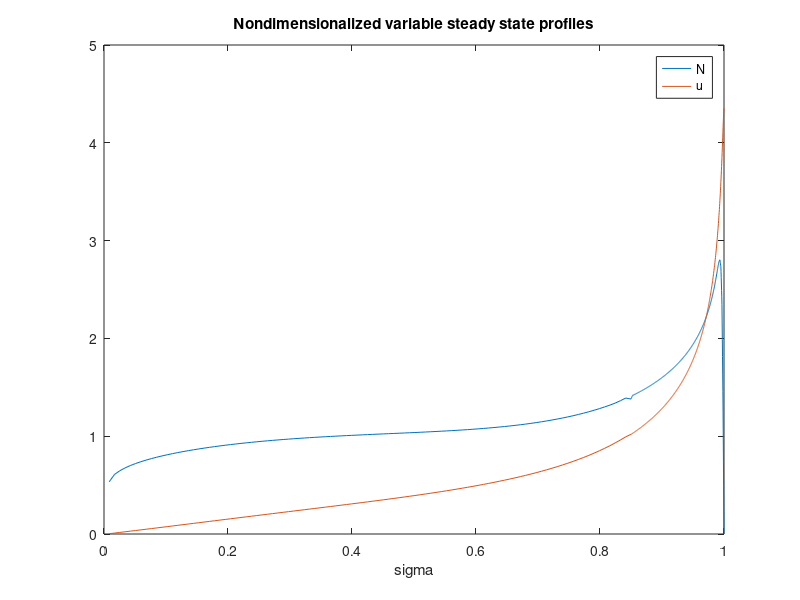
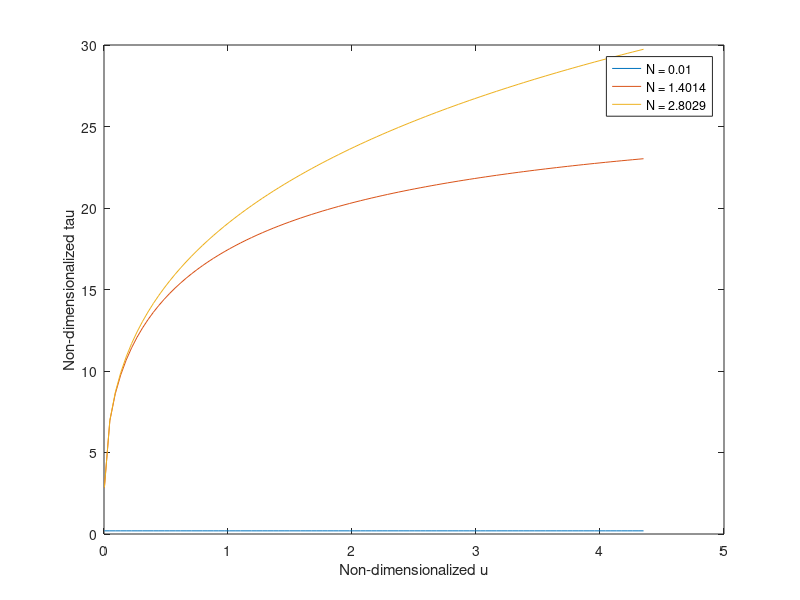

These charts were generated, in order, by the following MATLAB code:
load C_0.5_A_2.9_c_schoof_retreat.mat;
params = results.params;
time = 1;
sigma_elem = params.sigma_elem;
sigma_h = params.sigma_h;
sigma = params.sigma; 
Q = results.Qs(:,time);
N = results.Ns(:,time);
S = results.Ss(:,time);
h = results.hs(:,time);
u = results.us(:,time);
xg = results.xgs(time);

N_ice = interp1(sigma_h,N,sigma);
max_N = max(N_ice);
mid_N = max_N/2;
max_u = max(u);
min_u = min(u);
figure();
plot(sigma,N_ice,'DisplayName','N');hold on; plot(sigma,u,'DisplayName','u');
title('Nondimensionalized variable steady state profiles');
xlabel('sigma'); legend;

figure();
u_arr = linspace(min_u,max_u);
tau = params.gamma.*0.01.*(u_arr./(u_arr + 0.01.^params.n)).^(1/params.n);
plot(u_arr,tau,'DisplayName',['N = ',num2str(0.01)]);
hold on;
tau = params.gamma.*mid_N.*(u_arr./(u_arr + mid_N.^params.n)).^(1/params.n);
plot(u_arr,tau,'DisplayName',['N = ',num2str(mid_N)]);

tau = params.gamma.*max_N.*(u_arr./(u_arr + max_N.^params.n)).^(1/params.n);
plot(u_arr,tau,'DisplayName',['N = ',num2str(max_N)]);
ylabel('Non-dimensionalized tau');xlabel('Non-dimensionalized u');legend